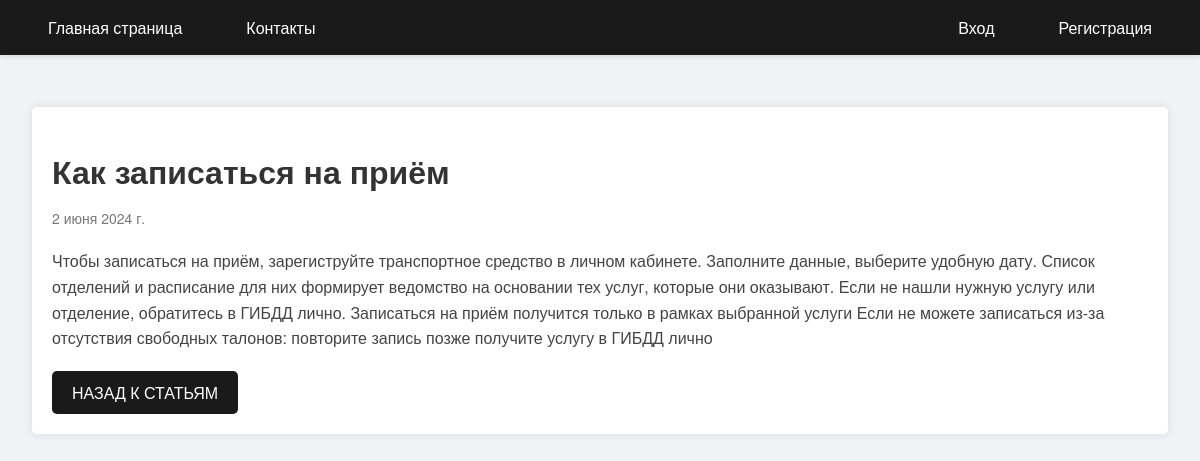
The app's page /article/1/ with its own data.
### inspection/models.py (models this page shows, shortened)
class Article(models.Model):
    title = models.CharField(max_length=200, verbose_name='Название')
    content = models.TextField(verbose_name='Описание')
    date_published = models.DateField(auto_now_add=True, verbose_name='Дата публикации')

### inspection/views.py (the view)
# urls.py: path('article/<int:pk>/', views.article_detail, name='article_detail'),
def article_detail(request, pk):
    article = get_object_or_404(Article, pk=pk)
    return render(request, 'inspection/article_detail.html', {'article': article})

### inspection/templates/inspection/article_detail.html (shortened to what this page needs)
{% extends 'inspection/base.html' %}
{% block content %}
<div class="article-detail">
    <h1>{{ article.title }}</h1>
    <p class="article-date">{{ article.date_published }}</p>
    <div class="article-content">
        {{ article.content }}
    </div>
    <a href="{% url 'index' %}" class="button">Назад к статьям</a>
</div>
{% endblock %}

### inspection/static/inspection/styles.css (style rules this page uses)
body { font-family: 'Helvetica Neue', Arial, sans-serif; margin: 0; padding: 0; background-color: #f0f2f5; color: #333; }
h1, h2 { color: #333; font-weight: 600; }
h1 { font-size: 28px; margin-bottom: 20px; }
.article-detail { background: #fff; padding: 20px; border-radius: 5px; box-shadow: 0 0 10px rgba(0, 0, 0, 0.1); margin-top: 20px; }
.article-detail h1 { font-size: 32px; margin-bottom: 10px; }
.article-detail .article-date { color: #777; font-size: 14px; margin-bottom: 20px; }
.article-detail .article-content { line-height: 1.6; font-size: 16px; color: #444; margin-bottom: 20px; }
.article-detail .button { display: inline-block; padding: 10px 20px; background-color: #1a1a1a; color: #fff; text-decoration: none; border-radius: 5px; text-transform: uppercase; transition: background-color 0.3s; }

### records on screen
Article: title "Как записаться на приём", date_published "2 июня 2024 г.", content "Чтобы записаться на приём, зарегиструйте транспортное средство в личном кабинете. Заполните данные, выберите удобную дату. Список отделений и расписание для них формирует ведомство на основании тех услуг, которые они оказывают. Если не нашли нужную услугу или отделение, обратитесь в ГИБДД лично. Записаться на приём получится только в рамках выбранной услуги Если не можете записаться из‑за отсутствия свободных талонов: повторите запись позже получите услугу в ГИБДД лично"
